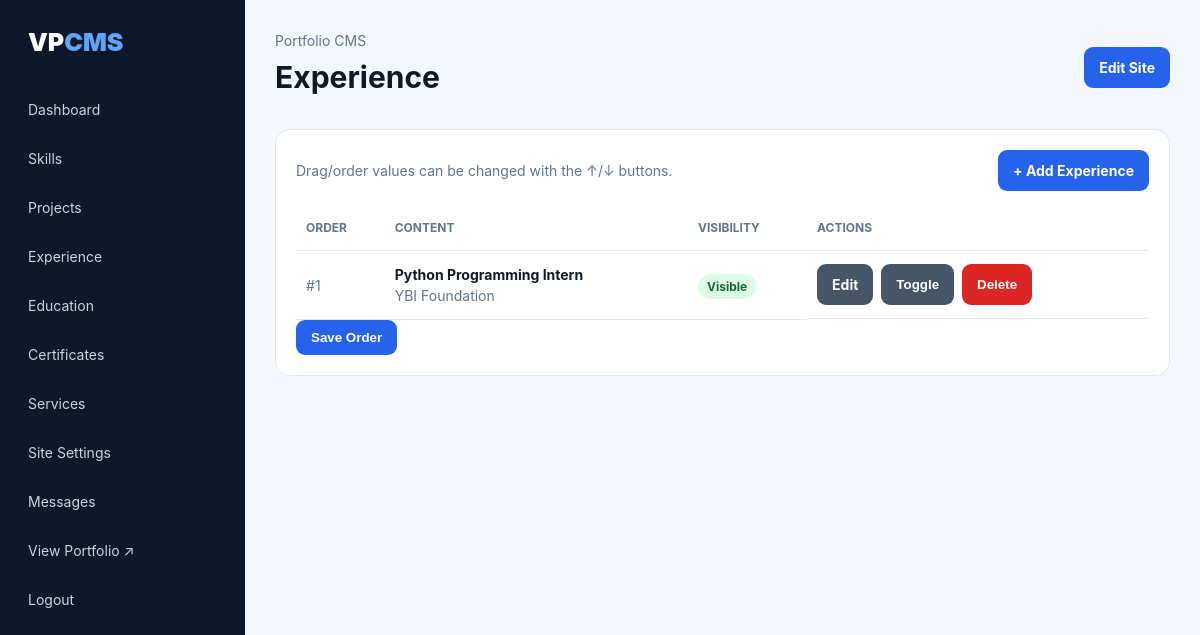
The page /admin/content.php?section=experience (signed in) on the database its author committed.
### tables this page shows
CREATE TABLE IF NOT EXISTS portfolio_items (
    id INT UNSIGNED AUTO_INCREMENT PRIMARY KEY,
    section ENUM('skills','projects','experience','education','certificates','services','socials') NOT NULL,
    title VARCHAR(180) NOT NULL,
    subtitle VARCHAR(255) DEFAULT '',
    description TEXT,
    image VARCHAR(255) DEFAULT '',
    url VARCHAR(500) DEFAULT '',
    meta VARCHAR(255) DEFAULT '',
    sort_order INT NOT NULL DEFAULT 0,
    is_visible TINYINT(1) NOT NULL DEFAULT 1,
    created_at TIMESTAMP DEFAULT CURRENT_TIMESTAMP,
    updated_at TIMESTAMP DEFAULT CURRENT_TIMESTAMP ON UPDATE CURRENT_TIMESTAMP,
    INDEX(section, sort_order, is_visible)
);

### config/config.php (called while the page is built, shortened)
<?php
function db(): PDO {
    static $pdo = null;
    if ($pdo === null) {
        $dsn = 'mysql:host=' . DB_HOST . ';dbname=' . DB_NAME . ';charset=utf8mb4';
        $pdo = new PDO($dsn, DB_USER, DB_PASS, [
            PDO::ATTR_ERRMODE => PDO::ERRMODE_EXCEPTION,
            PDO::ATTR_DEFAULT_FETCH_MODE => PDO::FETCH_ASSOC,
            PDO::ATTR_EMULATE_PREPARES => false,
        ]);
    }
    return $pdo;
}
function e(?string $value): string {
    return htmlspecialchars((string)$value, ENT_QUOTES, 'UTF-8');
}

### admin/content.php (the view, shortened to what this page needs)
<?php
$page_title=ucfirst($_GET['section']??'Content'); require __DIR__.'/_header.php';
$allowed=['skills','projects','experience','education','certificates','services'];
$section=$_GET['section']??'projects'; if(!in_array($section,$allowed,true)) exit('Invalid section.');
$action=$_GET['action']??'list'; $id=(int)($_GET['id']??0);
if($action==='add'||$action==='edit'){
 $item=$id? (function()use($id,$section){$s=db()->prepare("SELECT * FROM portfolio_items WHERE id=? AND section=?");$s->execute([$id,$section]);return $s->fetch();})():['title'=>'','subtitle'=>'','description'=>'','url'=>'','meta'=>'','image'=>''];
?>
<div class="panel"><form method="post" enctype="multipart/form-data"><input type="hidden" name="csrf" value="<?=e(csrf_token())?>">
<div class="form-grid"><div class="field"><label>Title</label><input name="title" value="<?=e($item['title'])?>" required></div><div class="field"><label>Subtitle / Role / Institute</label><input name="subtitle" value="<?=e($item['subtitle'])?>"></div><div class="field full"><label>Description</label><textarea name="description"><?=e($item['description'])?></textarea></div><div class="field"><label>URL</label><input name="url" value="<?=e($item['url'])?>"></div><div class="field"><label>Meta / Tech / Date</label><input name="meta" value="<?=e($item['meta'])?>"></div><div class="field"><label>Image</label><input type="file" name="image" accept="image/*"></div></div><br><div class="actions"><button class="btn" name="act" value="save">Save</button><a class="btn gray" href="content.php?section=<?=$section?>">Cancel</a></div></form></div>
<?php } else { $rows=db()->prepare("SELECT * FROM portfolio_items WHERE section=? ORDER BY sort_order,id");$rows->execute([$section]); ?>
<div class="panel"><div class="toolbar"><div class="muted">Drag/order values can be changed with the ↑/↓ buttons.</div><a class="btn" href="content.php?section=<?=$section?>&action=add">+ Add <?=e(rtrim(ucfirst($section),'s'))?></a></div>
<form method="post"><input type="hidden" name="csrf" value="<?=e(csrf_token())?>">
<div class="table-wrap"><table><thead><tr><th>Order</th><th>Content</th><th>Visibility</th><th>Actions</th></tr></thead><tbody>
<?php foreach($rows as $r): ?><tr><td class="drag">#<?=e($r['sort_order'])?><input type="hidden" name="order[]" value="<?=$r['id']?>"></td><td><?php if($r['image']): ?><img class="thumb" src="../<?=e($r['image'])?>"><?php endif; ?><b><?=e($r['title'])?></b><div class="muted"><?=e($r['subtitle'])?></div></td><td><span class="badge <?=$r['is_visible']?'':'off'?>"><?=$r['is_visible']?'Visible':'Hidden'?></span></td><td class="actions"><a class="btn gray" href="content.php?section=<?=$section?>&action=edit&id=<?=$r['id']?>">Edit</a><button class="btn gray" name="act" value="toggle">Toggle</button><button class="btn red" name="act" value="delete" onclick="this.form.id.value='<?=$r['id']?>'">Delete</button></td></tr><?php endforeach; ?>
</tbody></table></div><input type="hidden" name="id" value=""><button class="btn" name="act" value="order">Save Order</button></form></div>
<?php } require __DIR__.'/_footer.php'; ?>

### admin/admin.css (style rules this page uses)
:root { --bg:#f4f7fb;--card:#fff;--text:#111827;--muted:#64748b;--line:#e2e8f0;--blue:#2563eb;--green:#16a34a;--red:#dc2626 }
* { box-sizing:border-box }
body { margin:0;background:var(--bg);color:var(--text);font:14px/1.5 Inter,system-ui,sans-serif }
.muted { color:var(--muted) }
.btn { display:inline-block;background:var(--blue);color:#fff;border:0;padding:10px 15px;border-radius:9px;text-decoration:none;font-weight:700;cursor:pointer }
.btn.red { background:var(--red) }
.btn.gray { background:#475569 }
.panel { background:var(--card);border:1px solid var(--line);border-radius:15px;padding:20px;margin-top:20px }
.toolbar { display:flex;gap:10px;justify-content:space-between;align-items:center;margin-bottom:15px }
.table-wrap { overflow:auto }
table { width:100%;border-collapse:collapse }
th,td { padding:13px 10px;border-bottom:1px solid var(--line);text-align:left;vertical-align:middle }
th { font-size:12px;color:var(--muted);text-transform:uppercase }
.badge { padding:5px 9px;border-radius:999px;font-size:12px;font-weight:700;background:#dcfce7;color:#166534 }
.actions { display:flex;gap:8px;flex-wrap:wrap }
.drag { cursor:grab;color:var(--muted) }

### rows shown on the page
portfolio_items: sort_order "1", title "Python Programming Intern", subtitle "YBI Foundation", is_visible "Visible", $r['id'] 9 (drawn)

### other values the page prints
$page_title "Experience"
rtrim(ucfirst($section),'s') "Experience"
